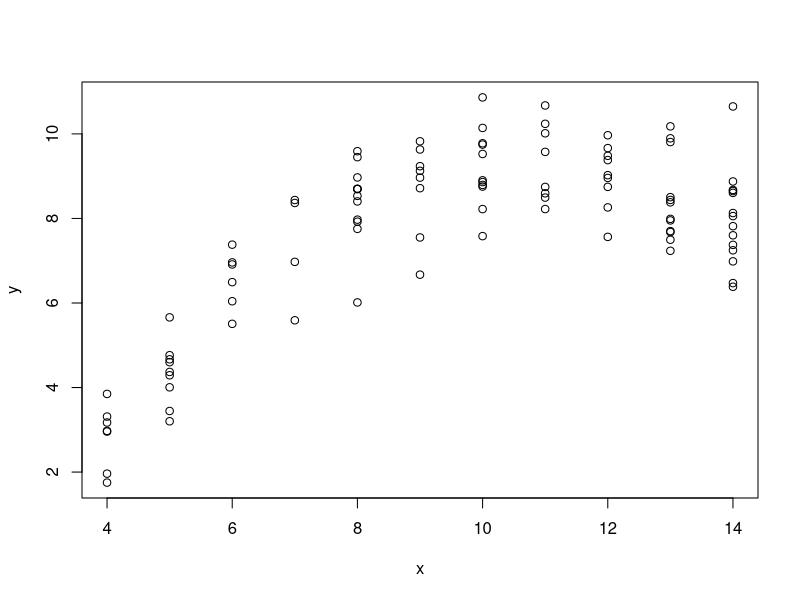

Write the R code that produced this figure.
#### R_Demo_Simulation_Inference_2_Sample_Hold_out.R
##########################################################################
## INSTRUCTOR: Christopher Fariss
## COURSE NAME: Programming and Simulation Methods for Computational Social Science (1T, 2W)
## University of Essex Summer School 2025
##
## Date: 2025-07-10
##
## Please e-mail me if you find any errors or have and suggestions (either email is fine)
## e-mail: cjf0006@gmail.com
## e-mail: cjfariss@umich.edu
##########################################################################
##
## Goal: Improve the predictive power or predictive validity of a model
##
##########################################################################
## Introduction to tutorial:
##
## (1) Begin building towards and learning about cross-validation
## (NOTE: There is no "crossing" yet)
##
## For this R tutorial we will simulate a dataset and then randomly divide it into two subsets.
##
## We will fit a model using the observations from one of the subsets of data (training data).
##
## We will then use the model estimates to predict the value of the dependent variable for the remaining out-of-sample data subset (testing data).
##
##########################################################################


#set.seed(940)


## set number of observations for simulation
n <- 100

## simulation of variables (This model is one of Anscombe's quartets)
x <- sample(4:14,n,replace=TRUE)
table(x)
y <- -5.996 + 2.781*x -0.127*x^2 + rnorm(n,0,1)
#y <- -5.996 + 2.781*x -0.127*x^2 + rnorm(n,0,2)

## plot the simulated relationship
par(mfrow=c(1,1))
plot(x=x, y=y)

## create a subject/unit ID variable with one values for each unit
## here the indicator values takes on 2-Fold values {1,2}
folds <- sample(1:2, size=n, replace=TRUE)
table(folds)

folds <- sample(rep(1:2, n/2), size=n, replace=FALSE)
folds
table(folds)
length(folds)

## doesn't always yield 50/50 ratio of 1s and 2s
#folds <- sample(1:2, size=n, replace=TRUE)
#folds
#table(folds)

## create a data frame with the dependent variable, independent variable, and randomly created ID
dat <- data.frame(y, x, folds)

summary(dat)

head(dat)

## fit a linear model to the full dataset
model <- lm(y ~ x, data=dat)
summary(model)


## subset the full dataset into to subsets based on the ID variable
train <- subset(dat, folds==1)
test <- subset(dat, folds==2)

train <- dat[dat$folds==1,]
test <- dat[dat$folds==2,]

nrow(train)
nrow(test)


## Model 0: fit a linear model
fit <- lm(y ~ 1, data=train)
fit
fit$coefficients
mean(train$y)

in_sample_rmse <- sqrt(mean((as.numeric(predict(fit))-train$y)^2))
in_sample_rmse

pred <- predict(fit, newdata=test)
rmse <- sqrt(mean((as.numeric(pred)-test$y)^2))
rmse

## prove that the lm() returns the mean value of a numeric vector when only the intercept is estimated
mean(train$y)

y_simple <- c(1,2,3,4,5)
summary(lm(y_simple ~ 1))


## Model 1: fit a linear model
fit <- lm(y ~ x, data=train)
in_sample_rmse <- sqrt(mean((as.numeric(predict(fit))-train$y)^2))
in_sample_rmse

pred <- predict(fit, newdata=test)
rmse <- sqrt(mean((as.numeric(pred)-test$y)^2))
rmse

## this is what predict function is doing under the hood
y_hat <- fit$coefficients[1] + fit$coefficients[2] * test$x 
rmse <- sqrt(mean((y_hat-test$y)^2))
rmse


## Model 2: fit a linear model with a squared term
fit <- lm(y ~ x + I(x^2), data=train)
in_sample_rmse <- sqrt(mean((as.numeric(predict(fit))-train$y)^2))
in_sample_rmse

pred <- predict(fit, newdata=test)
rmse <- sqrt(mean((as.numeric(pred)-test$y)^2))
rmse


## Model 3: fit a linear model with a squared term and a cubic term
fit <- lm(y ~ x + I(x^2) + I(x^3), data=train)
in_sample_rmse <- sqrt(mean((as.numeric(predict(fit))-train$y)^2))
in_sample_rmse

pred <- predict(fit, newdata=test)
rmse <- sqrt(mean((as.numeric(pred)-test$y)^2))
rmse


## Model 4: fit a linear model with a squared term and a cubic term and a 4th order term
fit <- lm(y ~ x + I(x^2) + I(x^3) + I(x^4), data=train)
in_sample_rmse <- sqrt(mean((as.numeric(predict(fit))-train$y)^2))
in_sample_rmse

pred <- predict(fit, newdata=test)
rmse <- sqrt(mean((as.numeric(pred)-test$y)^2))
rmse
